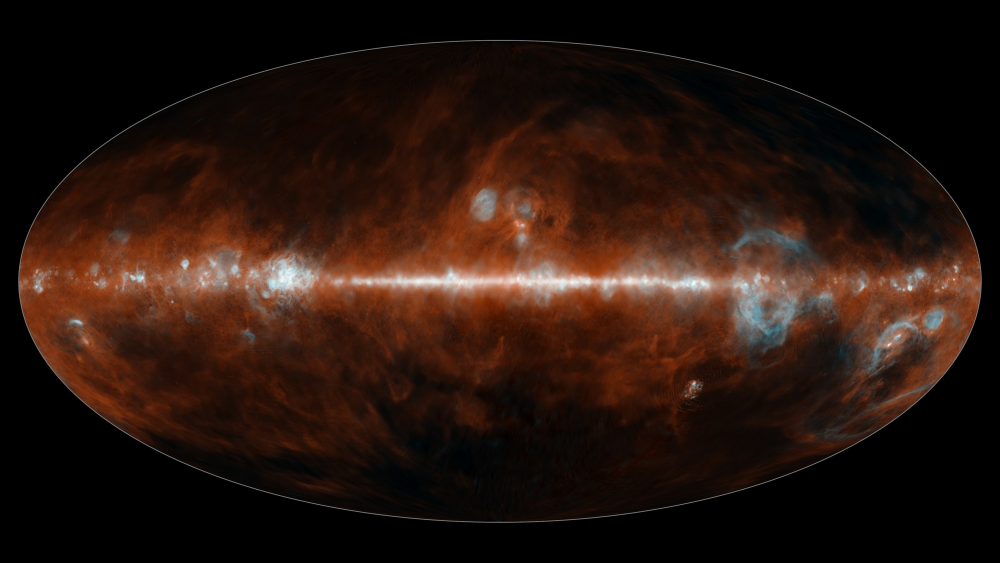
#> input picture years/2026/images/SPHEREx_LinesRB.jpg, 3000 x 1688 px (shown at 1/3 size)
$ python merge_oval.py ../years/2026/images/SPHEREx_LinesRB.jpg ../years/2026/images/SPHEREx_StarsRGB.jpg ../years/2026/images/SPHEREx_StarsRGB.jpg
#> lines starting #> are read from the running program, lines starting #| are printed output that depends on the picture
#!/usr/bin/env python3
"""Merge two oval all-sky cutouts into one banner: left image on the left half,
right image on the right half, with a smooth blend across the central meridian.

Both inputs must be the same size (the transparent oval cutouts from
cut_oval.py share the 4012x2012 ellipse).

    python merge_oval.py images/SPHEREx_LinesRB_cut.png \\
                         images/SPHEREx_StarsRGB_cut.png \\
                         images/SPHEREx_Merged_cut.png
"""
import sys

import numpy as np
from PIL import Image

# Fraction of the width over which the two images cross-fade, centered.
BLEND_WIDTH = 0.16


def merge(left_path, right_path, dst_path, blend=BLEND_WIDTH):
#> called with left_path = '../years/2026/images/SPHEREx_LinesRB.jpg', blend = 0.16
    left = Image.open(left_path).convert("RGBA")
    right = Image.open(right_path).convert("RGBA")
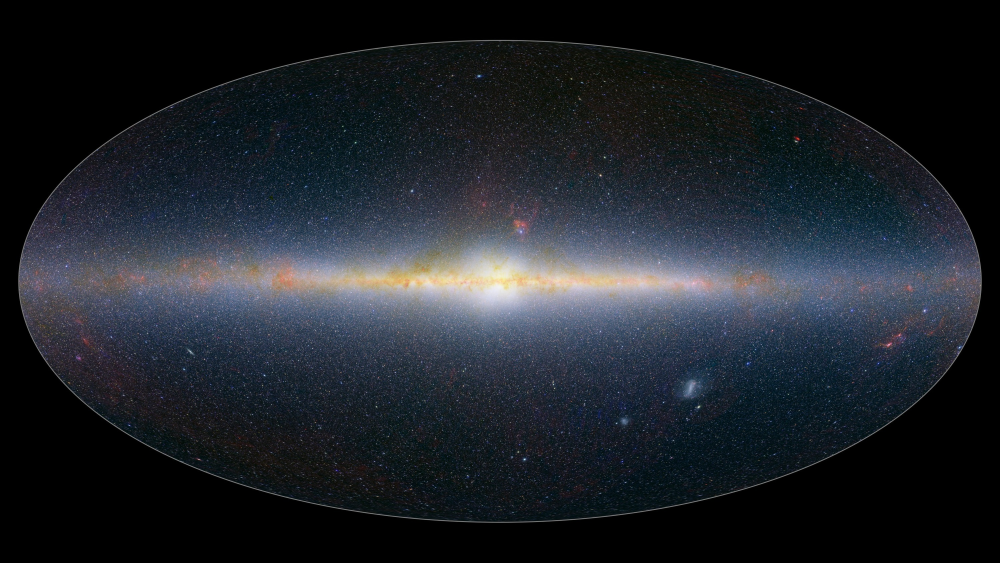
#> input picture years/2026/images/SPHEREx_StarsRGB.jpg, 3000 x 1688 px (shown at 1/3 size)
    if left.size != right.size:
        right = right.resize(left.size)
    w, h = left.size
#> w = 3000; h = 1688

    L = np.asarray(left).astype(np.float32)
    R = np.asarray(right).astype(np.float32)

    # weight for the right image: 0 on the left, 1 on the right, smoothstep
    # across a band of width `blend` centered at x = w/2.
    x = np.arange(w, dtype=np.float32)
#> x = 3000 values from 0 to 2999
    t = np.clip((x - w / 2) / (blend * w) + 0.5, 0.0, 1.0)
#> t = 3000 values from 0 to 1
    wr = (t * t * (3 - 2 * t))[None, :, None]   # smoothstep, shape (1,w,1)
#> wr = 3000 values from 0 to 1

    rgb = L[..., :3] * (1 - wr) + R[..., :3] * wr
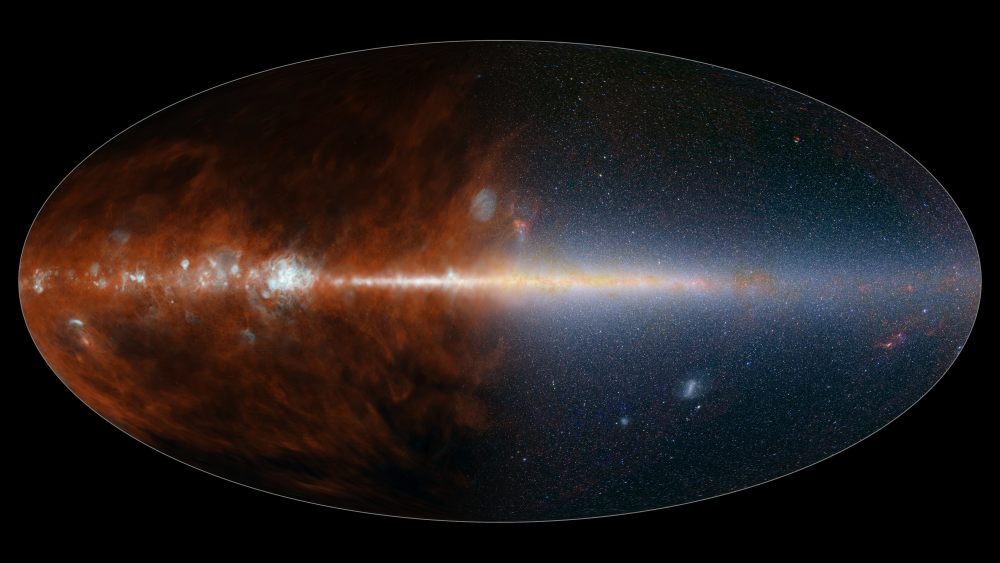
#> rgb: shape (1688, 3000, 3) float32 (shown at 1/3 size); mean R, G, B 35.3, 28.1, 27.3
    # both cutouts share the same ellipse alpha; blend it too for safety
    a = L[..., 3:] * (1 - wr) + R[..., 3:] * wr
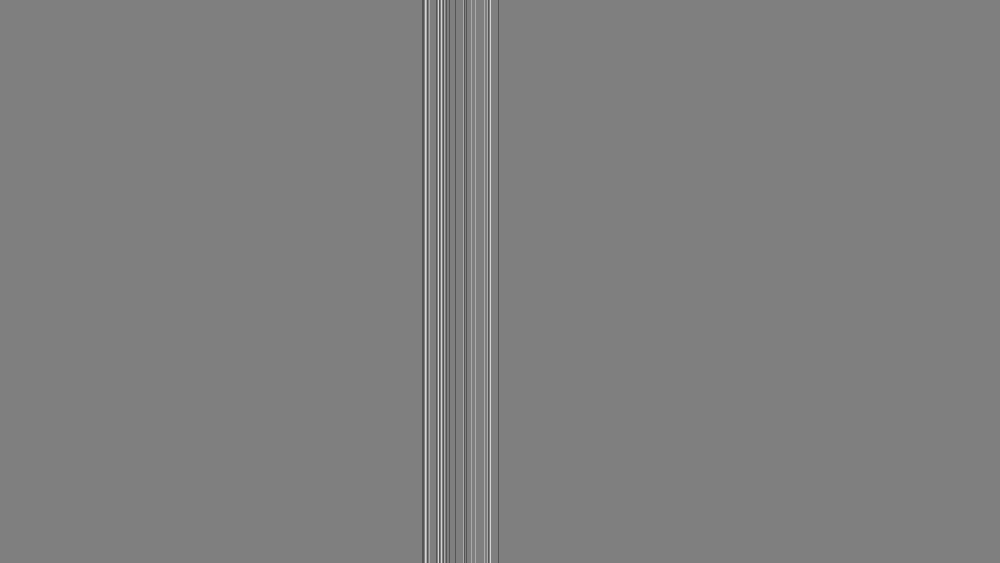
#> a: shape (1688, 3000, 1) float32 (shown at 1/3 size); min 255, max 255, mean 255; drawn with min black and max white
    out = np.concatenate([rgb, a], axis=2).clip(0, 255).astype(np.uint8)
    Image.fromarray(out, "RGBA").save(dst_path)
    print(f"wrote {dst_path} {(w, h)}")
#| wrote ../years/2026/images/SPHEREx_StarsRGB.jpg (3000, 1688)


if __name__ == "__main__":
    a = sys.argv[1] if len(sys.argv) > 1 else "images/SPHEREx_LinesRB_cut.png"
    b = sys.argv[2] if len(sys.argv) > 2 else "images/SPHEREx_StarsRGB_cut.png"
    c = sys.argv[3] if len(sys.argv) > 3 else "images/SPHEREx_Merged_cut.png"
    merge(a, b, c)
